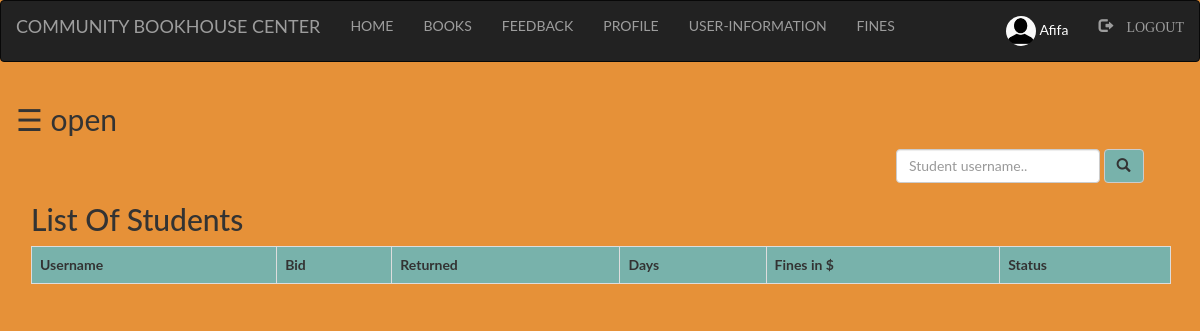
Page /Admin_/fine.php (signed in) on the earlier database version.
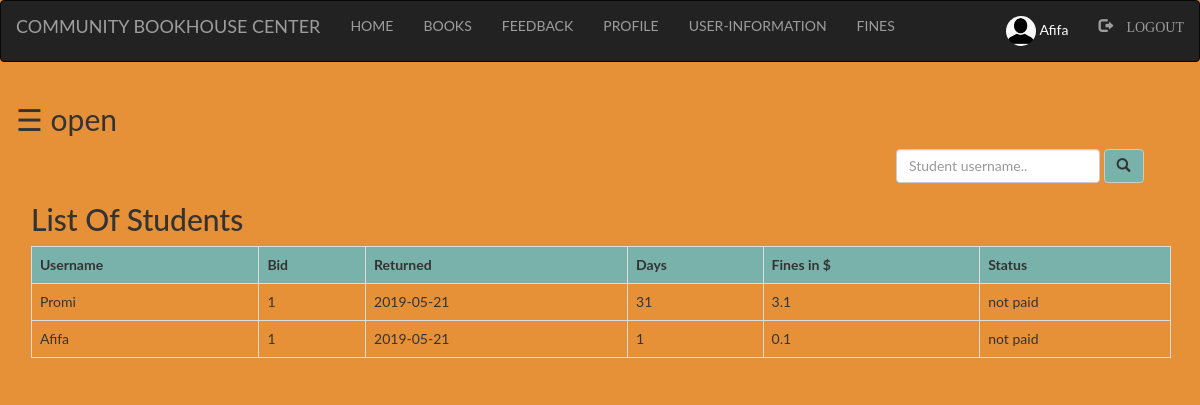
Same page on the later database version.
### tables this page shows
CREATE TABLE `fine` (
  `username` varchar(100) NOT NULL,
  `bid` int(100) NOT NULL,
  `returned` varchar(100) NOT NULL,
  `day` int(50) NOT NULL,
  `fine` double NOT NULL,
  `status` varchar(100) NOT NULL
);

### Admin_/fine.php (the view, shortened to what this page needs)
<?php
  include "navbar.php";
?>
<!DOCTYPE html>
<html>
<head>
</head>
<body>
<div id="main">
  <span style="font-size:30px;cursor:pointer" onclick="openNav()">&#9776; open</span>
<div class="container">
	<div class="srch">
		<form class="navbar-form" method="post" name="form1">
				<input class="form-control" type="text" name="search" placeholder="Student username.." required="">
				<button style="background-color: #6db6b9e6;" type="submit" name="submit" class="btn btn-default">
					<span class="glyphicon glyphicon-search"></span>
				</button>
		</form>
	</div>
	<h2>List Of Students</h2>
	<?php
		if(isset($_POST['submit']))
		{
			$q=mysqli_query($db,"SELECT * FROM `fine` where username like '%$_POST[search]%' ");
			if(mysqli_num_rows($q)==0)
			{
				echo "Sorry! No student found with that username. Try searching again.";
			}
			else
			{
		echo "<table class='table table-bordered table-hover' >";
			echo "<tr style='background-color: #6db6b9e6;'>";
				echo "<th>"; echo " Username ";	echo "</th>";
				echo "<th>"; echo " Bid ";  echo "</th>";
				echo "<th>"; echo " Returned ";  echo "</th>";
				echo "<th>"; echo " Days ";  echo "</th>";
				echo "<th>"; echo " Fines in $ ";  echo "</th>";
				echo "<th>"; echo " Status ";  echo "</th>";
			echo "</tr>";
			while($row=mysqli_fetch_assoc($q))
			{
				echo "<tr>";
				echo "<td>"; echo $row['username']; echo "</td>";
				echo "<td>"; echo $row['bid']; echo "</td>";
				echo "<td>"; echo $row['returned']; echo "</td>";
				echo "<td>"; echo $row['day']; echo "</td>";
				echo "<td>"; echo $row['fine']; echo "</td>";
				echo "<td>"; echo $row['status']; echo "</td>";
				echo "</tr>";
			}
		echo "</table>";
			}
		}
		else
		{
	$res=mysqli_query($db,"SELECT * FROM `fine`;");
		echo "<table class='table table-bordered table-hover' >";
			echo "<tr style='background-color: #6db6b9e6;'>";
				echo "<th>"; echo " Username ";	echo "</th>";
				echo "<th>"; echo " Bid ";  echo "</th>";
				echo "<th>"; echo " Returned ";  echo "</th>";
				echo "<th>"; echo " Days ";  echo "</th>";
				echo "<th>"; echo " Fines in $ ";  echo "</th>";
				echo "<th>"; echo " Status ";  echo "</th>";
			echo "</tr>";
			while($row=mysqli_fetch_assoc($res))
			{
				echo "<tr>";
				echo "<td>"; echo $row['username']; echo "</td>";
				echo "<td>"; echo $row['bid']; echo "</td>";
				echo "<td>"; echo $row['returned']; echo "</td>";
				echo "<td>"; echo $row['day']; echo "</td>";
				echo "<td>"; echo $row['fine']; echo "</td>";
				echo "<td>"; echo $row['status']; echo "</td>";
				echo "</tr>";
			}
		echo "</table>";
		}
	?>
</div>
</body>
</html>

Differences in the rows shown:
added fine: username "Promi", bid "1", returned "2019-05-21", day "31", fine "3.1", status "not paid"
added fine: username "Afifa", bid "1", returned "2019-05-21", day "1", fine "0.1", status "not paid"
